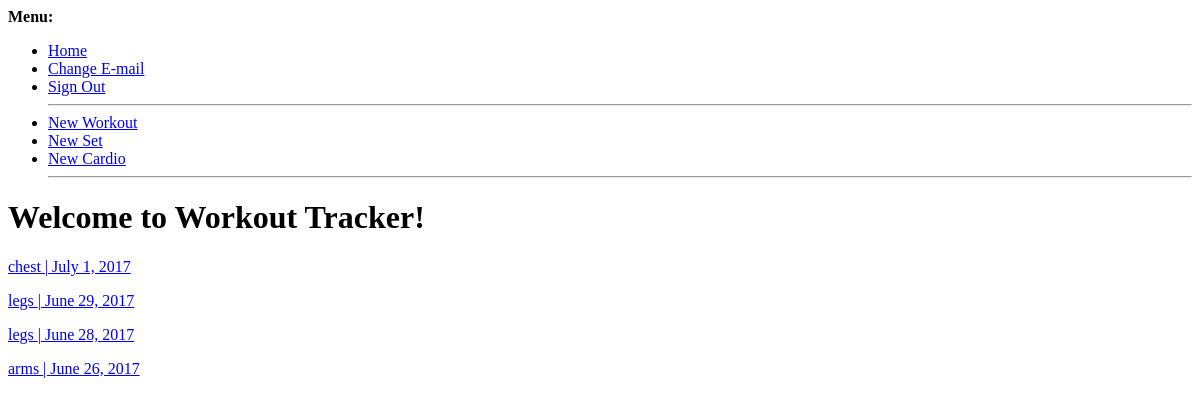
The app's page / (signed in), older data.
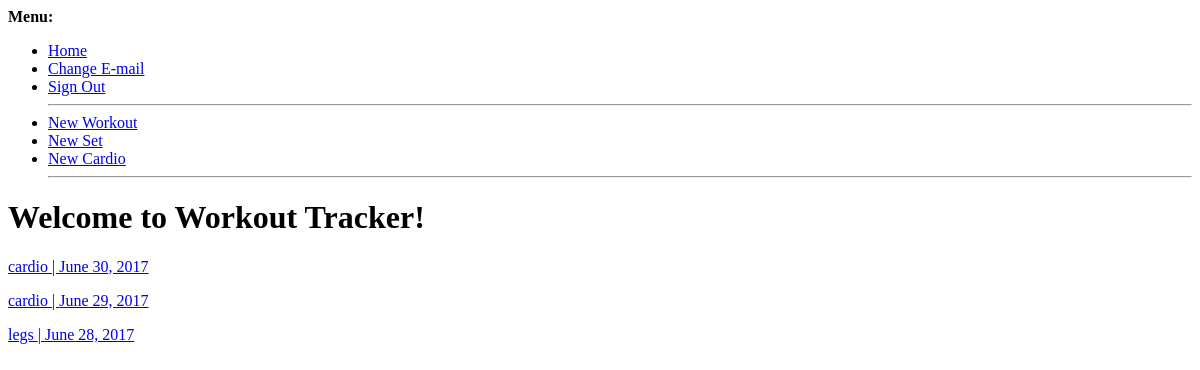
The same page, newer data.
### Fitness/models.py (models this page shows, shortened)
class Workout(models.Model):
	user = models.ForeignKey(User)
	date = models.DateField(default=timezone.now)
	theme = models.CharField(max_length=30, choices=BODY_PART_CHOICES, null=True, blank=True)
	notes = models.TextField(null=True, blank=True)
	class Meta:
		ordering = ['-date']

### Fitness/views.py (the view)
# urls.py: url(r'^$', home, name='home'),
def home(request):
	if not request.user.is_authenticated:
		return redirect(reverse('account_login'))
	context = {
		'workouts': Workout.objects.filter(user=request.user)
	}
	return render(request, 'home.html', context)

### Fitness/templates/home.html
{% extends 'base.html' %}
	{% block content %}
		<h1>Welcome to Workout Tracker!</h1>
		<div>
			{% for workout in workouts %}
			 <p><a href="{% url 'single_workout' workout_id=workout.id %}">
			 <p><a href="{% url 'cardio_set_form' workout_id=workout.id %}">{{workout.theme}}  |  {{workout.date}}</a></p>
			 {% empty %}
			 <p>You don't have any workouts yet.</p>
			 {% endfor %}
		</div>
	{% endblock content %}

### Fitness/templates/base.html (shortened to what this page needs)
<!DOCTYPE html>
<html>
<head>
</head>
<body>
{% block body %}
  <div>
    <strong>Menu:</strong>
    <ul>
      {% if user.is_authenticated %}
        <li><a href="{% url 'home' %}">Home</a></li>
        <li><a href="{% url 'account_email' %}">Change E-mail</a></li>
        <li><a href="{% url 'account_logout' %}">Sign Out</a></li>
        <hr>
        <li><a href="{% url 'workout_form' %}">New Workout</a></li>
        <li><a href="{% url 'workout_set_submit' %}">New Set</a></li>
        <li><a href="{% url 'cardio_set_form' %}">New Cardio</a></li>
        <hr>
      {% else %}
        <li><a href="{% url 'account_login' %}">Sign In</a></li>
        <li><a href="{% url 'account_signup' %}">Sign Up</a></li>
      {% endif %}
    </ul>
  </div>
  {% block content %}{% endblock %}
{% endblock %}
</body>
</html>

Row changes from the older to the newer data that the page shows:
removed Workout: theme "chest", date "July 1, 2017"
removed Workout: theme "legs", date "June 29, 2017"
removed Workout: theme "arms", date "June 26, 2017"
added Workout: theme "cardio", date "June 30, 2017"
added Workout: theme "cardio", date "June 29, 2017"
